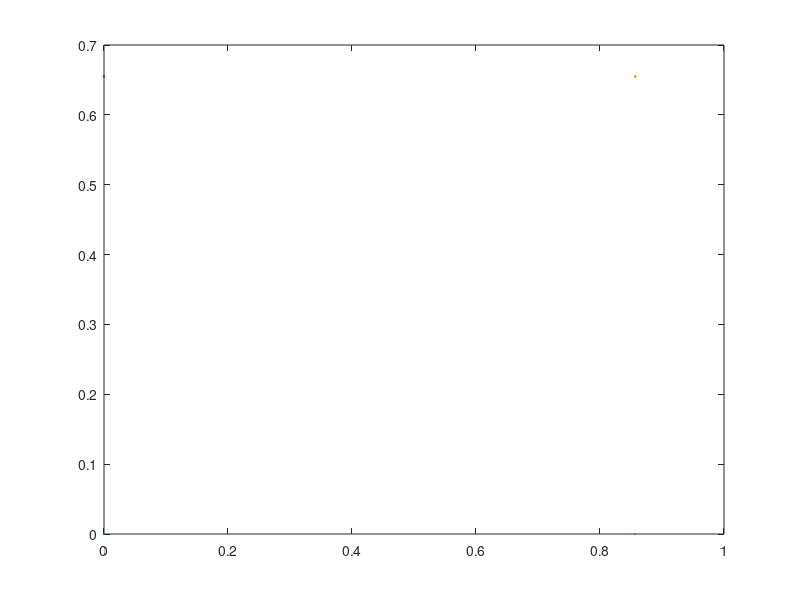

Source code (MATLAB):
%section 3.1 C #18

%create a 100 values between the domain 0 <= x <= pi/2
x = linspace(0, pi/2, 100)
  
%disp(x);

%get the cosine values of each x
for k = 1:100;
  y(k) = cos(x(k));
end

%disp(y);

%plot(x,y);

%get the product of each element * the corresponding element
z = x.*y;

%disp(z);

%b contains the index of the largest element in z
[a,b] = max(z);

%disp(a);
%disp(b);

%get the values from x and cos(x) that give me the largest index
x_max = x(b);
y_max = y(b);

%this should be the same as max(z)
xy = y_max * x_max;

%disp(xy);

plot(0,0)
hold on
plot(x_max,0)
plot(x_max, y_max)
plot(0, y_max);
hold off

disp(x_max);
